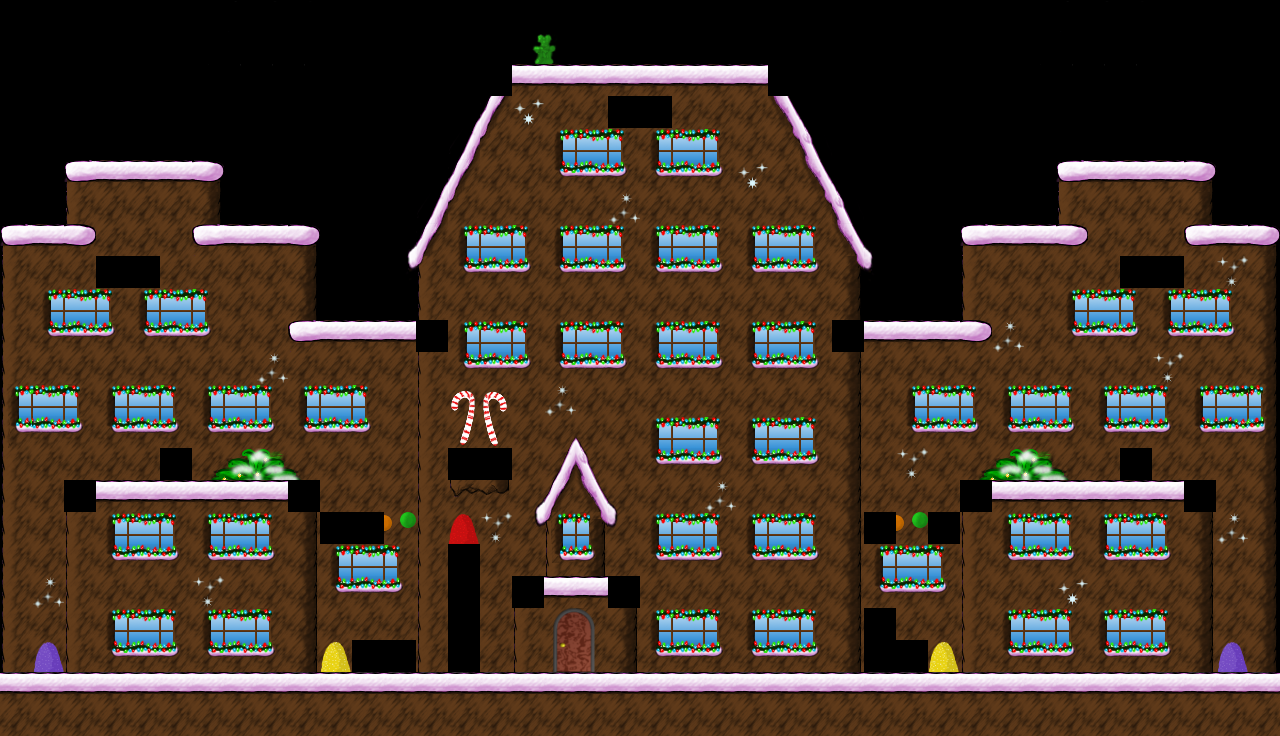

This is a level from a 2D game, rendered from its Tiled map with the project's own tilesets. A one-line summary and the complete map file follow:
An orthogonal 40x23 tile map with 32x32 px tiles, 1 tile layer (Tile Layer 1).

<map version="1.2" tiledversion="1.2.0" orientation="orthogonal" renderorder="right-down" width="40" height="23" tilewidth="32" tileheight="32" infinite="0" nextlayerid="3" nextobjectid="1">
 <tileset firstgid="1" source="tilemap.tsx" />
 <layer id="1" name="Tile Layer 1" width="40" height="23">
  <data encoding="csv">
0,0,0,0,0,0,0,830,831,832,0,0,0,0,0,0,0,0,0,0,0,0,0,0,0,0,0,0,0,0,0,0,0,830,831,832,0,0,0,0,
0,0,0,0,0,0,0,894,895,896,0,0,0,0,0,0,2299,2300,0,0,0,0,0,0,0,0,0,0,0,0,0,0,0,894,895,896,0,0,0,0,
0,0,0,0,0,0,3092,3094,3094,3094,3095,0,0,0,0,454,3148,3148,3148,3148,3148,3148,3148,3148,455,0,0,0,0,0,0,0,3092,3094,3094,3094,3095,0,0,0,
0,0,0,0,0,0,0,0,0,0,0,0,0,0,1470,1598,1848,1459,1459,2609,2610,1459,1459,1459,1599,1471,0,0,0,0,0,0,0,0,0,0,0,0,0,0,
0,0,0,0,0,0,0,0,0,0,0,0,0,0,1534,1662,1459,2040,2041,2042,2040,2041,2042,1459,1663,1535,0,0,0,0,0,0,0,0,0,0,0,0,0,0,
0,0,3211,3148,3148,3148,3213,0,0,0,0,0,0,1470,1598,1459,1459,2104,2105,2106,2104,2105,2106,1848,1459,1599,1471,0,0,0,0,0,0,3211,3148,3148,3148,3213,0,0,
0,0,3275,3276,3276,3276,3277,0,0,0,0,0,0,1534,1662,1459,1459,1459,1459,1912,1459,1459,1459,1459,1459,1663,1535,0,0,0,0,0,0,3275,3276,3276,3276,3277,0,0,
3211,3148,3149,3276,3276,3276,3147,3148,3148,3213,0,0,1597,1598,2040,2041,2042,2040,2041,2042,2040,2041,2042,2040,2041,2042,1599,1600,0,0,3211,3148,3148,3149,3276,3276,3276,3147,3148,3213,
1587,1459,1459,2609,2610,1459,1459,1459,1459,1523,0,0,1661,1726,2104,2105,2106,2104,2105,2106,2104,2105,2106,2104,2105,2106,1727,1664,0,0,1587,1459,1459,1459,1459,2609,2610,1459,1976,1523,
1587,2040,2041,2042,2040,2041,2042,1459,1459,1523,0,0,0,1587,1459,1459,1459,1459,1459,1459,1459,1459,1459,1459,1459,1459,1523,0,0,0,1587,1459,1459,2040,2041,2042,2040,2041,2042,1523,
1587,2104,2105,2106,2104,2105,2106,1459,1459,3147,3148,3148,3148,578,2040,2041,2042,2040,2041,2042,2040,2041,2042,2040,2041,2042,579,3148,3148,3148,3149,1912,1459,2104,2105,2106,2104,2105,2106,1523,
1587,1459,1459,1459,1459,1459,1459,1459,1912,1459,1459,1459,1459,2100,2104,2105,2106,2104,2105,2106,2104,2105,2106,2104,2105,2106,2103,1459,1459,1459,1459,1459,1459,1459,1459,1459,1976,1459,1459,1523,
2043,2041,2042,2040,2041,2042,2040,2041,2042,2040,2041,2042,1459,2100,2291,2292,1459,1912,1459,1459,1459,1459,1459,1459,1459,1459,2103,1459,2040,2041,2042,2040,2041,2042,2040,2041,2042,2040,2041,2044,
2107,2105,2106,2104,2105,2106,2104,2105,2106,2104,2105,2106,1459,2100,2355,2356,1459,1845,1846,1459,2040,2041,2042,2040,2041,2042,2103,1459,2104,2105,2106,2104,2105,2106,2104,2105,2106,2104,2105,2108,
1587,1459,1459,1459,1459,263,1789,1790,1791,1792,1459,1459,1459,2100,3220,3284,1459,1909,1910,1459,2104,2105,2106,2104,2105,2106,2103,1459,1976,1459,1789,1790,1791,1792,1459,261,1459,1459,1459,1523,
1587,1459,3220,3148,3148,3148,3148,3148,3148,3284,1459,1459,1459,2100,2165,2166,1972,1973,1974,1975,1459,1459,1912,1459,1459,1459,2103,1459,1459,1459,3220,3148,3148,3148,3148,3148,3148,3284,1459,1523,
1587,1459,2100,2040,2041,2042,2040,2041,2042,2103,2611,2612,1472,2100,2302,1976,2036,2169,2170,2039,2040,2041,2042,2040,2041,2042,2103,2612,1472,2611,2100,2040,2041,2042,2040,2041,2042,2103,1912,1523,
1587,1459,2100,2104,2105,2106,2104,2105,2106,2103,2040,2041,2042,2100,1967,1459,1459,2171,2172,1459,2104,2105,2106,2104,2105,2106,2103,2040,2041,2042,2100,2104,2105,2106,2104,2105,2106,2103,1459,1523,
1587,1912,2100,1459,1459,1459,1976,1459,1459,2103,2104,2105,2106,2100,1966,1459,3220,3148,3148,3284,1459,1459,1459,1459,1459,1459,2103,2104,2105,2106,2100,1459,1459,1848,1459,1459,1459,2103,1459,1523,
1587,1459,2100,2040,2041,2042,2040,2041,2042,2103,1459,1459,1459,2100,1967,1459,2100,1277,1278,2103,2040,2041,2042,2040,2041,2042,2103,3144,1459,1459,2100,2040,2041,2042,2040,2041,2042,2103,1459,1523,
1587,2304,2100,2104,2105,2106,2104,2105,2106,2103,2301,3154,3155,2100,1966,1459,2100,1341,1342,2103,2104,2105,2106,2104,2105,2106,2103,3152,3153,2301,2100,2104,2105,2106,2104,2105,2106,2103,2304,1523,
3212,3212,3212,3212,3212,3212,3212,3212,3212,3212,3212,3212,3212,3212,3212,3212,3212,3212,3212,3212,3212,3212,3212,3212,3212,3212,3212,3212,3212,3212,3212,3212,3212,3212,3212,3212,3212,3212,3212,3212,
3276,3276,3276,3276,3276,3276,3276,3276,3276,3276,3276,3276,3276,3276,3276,3276,3276,3276,3276,3276,3276,3276,3276,3276,3276,3276,3276,3276,3276,3276,3276,3276,3276,3276,3276,3276,3276,3276,3276,3276
</data>
 </layer>
</map>
